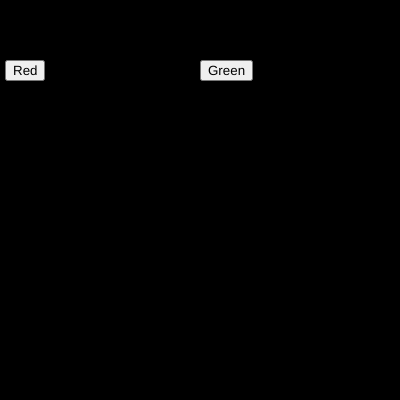
Frame 1 (no input)
Frame 60 (no input): identical to frame 1, image omitted
Frame 120 (the mouse pressed at the canvas centre since frame 60): identical to frame 1, image omitted

The p5.js sketch that drew this single still picture (run headless with seeded random() and noise() and a simulated clock; from frame 60 on, the mouse is pressed at the canvas centre):

// p5.js sketch
// ── sketch.js
var btn_red;
var btn_green;

var r = 0;
var g = 0;
var b = 0;

function setup() {
  createCanvas(400, 400);
  btn_red = createButton("Red");
  btn_red.position(5, 60);
  btn_red.mousePressed(red_bg);
  btn_green = createButton("Green");
  btn_green.position(200, 60);
  btn_green.mousePressed(green_bg);  
}

function draw() {
  background(r,g,b);
}

function red_bg(){
r = 255;
g = 0;
b = 0;
}
function green_bg(){
r = 0;
g = 255;
b = 0;
}
